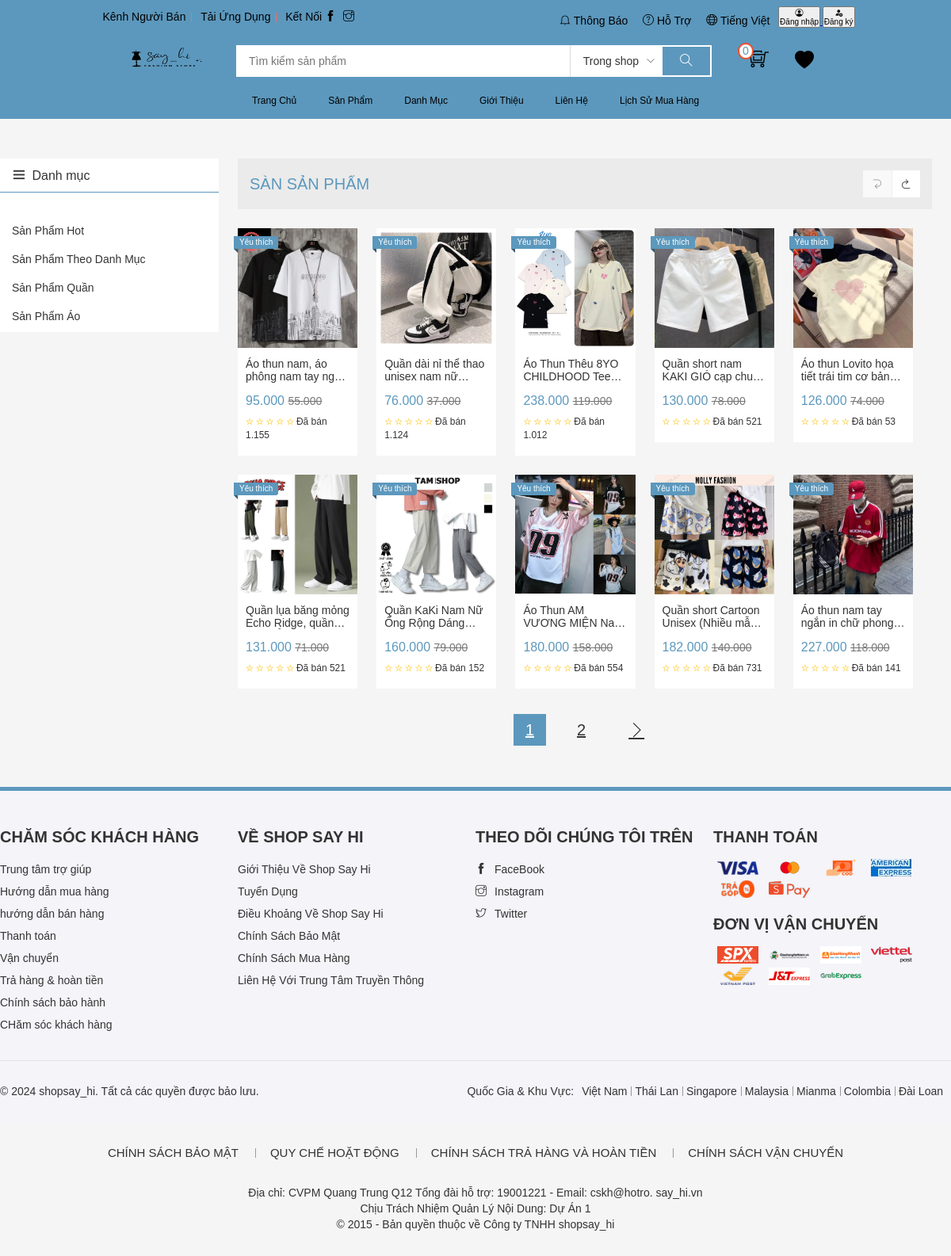
The page /?page=product on the database its author committed.
### tables this page shows
CREATE TABLE `sanpham` (
  `id` int(11) NOT NULL,
  `ten` varchar(500) NOT NULL,
  `image` varchar(255) DEFAULT NULL,
  `gia` int(11) DEFAULT NULL,
  `giakhuyenmai` int(11) DEFAULT NULL,
  `idDM` int(11) NOT NULL,
  `soluong` int(11) DEFAULT 0,
  `mota` longtext DEFAULT NULL,
  `hot` int(11) DEFAULT NULL,
  `TrangThai` tinyint(1) NOT NULL DEFAULT 0,
  `idBrand` int(11) DEFAULT NULL
);

### frontend/controller/productController.php (called while the page is built, shortened)
<?php
class productController {
    private $productModel;
    public function __construct() {
        require_once('./frontend/model/productModel.php');
        $this->productModel = new ProductModel();
    }
    public function renderProduct() {
        $productsPerPage = 10;
        $currentPage = isset($_GET['pageNum']) ? (int)$_GET['pageNum'] : 1;
        $totalProducts = $this->productModel->getTotalProducts();
        $totalPages = ceil($totalProducts / $productsPerPage);
        $currentPage = max(1, min($currentPage, $totalPages));
        $offset = ($currentPage - 1) * $productsPerPage;
        $products = $this->productModel->getProductsByPage($offset, $productsPerPage);
        require_once('./frontend/view/product.php');
    }
}
?>

### frontend/model/database.php (called while the page is built, shortened)
<?php
class Database {
    private $host = "localhost";
    private $username = "root";
    private $password = "";
    private $database = "sayhi_new_10_12";
    private $conn;
    public static $instance;
    public static function getInstance() {
        if (!self::$instance) {
            self::$instance = new Database();
        }
        return self::$instance;
    }
    public function __construct() {
        try {
            $this->conn = new PDO("mysql:host=$this->host;dbname=$this->database;charset=utf8", $this->username, $this->password);
            $this->conn->setAttribute(PDO::ATTR_ERRMODE, PDO::ERRMODE_EXCEPTION);
        } catch (PDOException $e) {
            die("Connection failed: " . $e->getMessage());
        }
    }
    public function prepare($sql) {
        return $this->conn->prepare($sql);
    }
    public function getOne($sql, $params = []) {
        try {
            $stmt = $this->prepare($sql);
            $stmt->execute($params);
            $result = $stmt->fetch(PDO::FETCH_ASSOC);
            return $result;
        } catch (PDOException $e) {
            echo "SQL error: " . $e->getMessage();
            return null;
        }
    }
}
?>

### frontend/model/productModel.php (called while the page is built, shortened)
<?php
require_once('./frontend/model/database.php');
class ProductModel {
    private $db;
    public function __construct() {
        $this->db = Database::getInstance();
    }
    public function getTotalProducts(): mixed {
        $sql = "SELECT COUNT(*) FROM sanpham";
        return $this->db->getOne($sql)['COUNT(*)'];
    }
    public function getProductsByPage($offset, $limit): array {
        $sql = "SELECT * FROM sanpham LIMIT :offset, :limit";
        $stmt = $this->db->prepare($sql);
        $stmt->bindParam(':offset', $offset, PDO::PARAM_INT);
        $stmt->bindParam(':limit', $limit, PDO::PARAM_INT);
        $stmt->execute();
        return $stmt->fetchAll(PDO::FETCH_ASSOC);
    }
}
?>

### frontend/view/product.php (the view, shortened to what this page needs)
<div class="container">
    <div class="grid">
        <div class="grid__row content">
            <div class="grid__colum-10-2">
                <nav class="category">
                    <h3 class="category__heading">
                        <i class="category__heading-icon ti-menu"></i>
                        Danh mục
                    </h3>
                    <ul class="category__list">
                        <li class="category__item">
                            <a href="?page=product&hot=1" class="category__item-link">Sản Phẩm Hot</a>
                        </li>
                        <li class="category__item">
                            <a href="?page=product&category=1" class="category__item-link">Sản Phẩm Theo Danh Mục</a>
                        </li>
                        <li class="category__item">
                            <a href="?page=product&category=2" class="category__item-link">Sản Phẩm Quần</a>
                        </li>
                        <li class="category__item">
                            <a href="?page=product&category=3" class="category__item-link">Sản Phẩm Áo</a>
                        </li>
                    </ul>
                </nav>
            </div>
            <div class="grid__colum-10">
                <div class="home-fillter">
                    <span class="home-fillter__label">Sàn Sản Phẩm</span>
                    <div class="home-fillter__page">
                        <div class="home-fillter__page-control">
                            <a href="?page=product&pageNum=<?php echo $currentPage - 1; ?>" class="home-fillter__page-btn <?php echo $currentPage <= 1 ? 'home-fillter__page-btn--disabel' : ''; ?>">
                                <i class="home-fillter__page-btn-icon ti-back-left"></i>
                            </a>
                            <a href="?page=product&pageNum=<?php echo $currentPage + 1; ?>" class="home-fillter__page-btn <?php echo $currentPage >= $totalPages ? 'home-fillter__page-btn--disabel' : ''; ?>">
                                <i class="home-fillter__page-btn-icon ti-back-right"></i>
                            </a>
                        </div>
                    </div>
                </div>
                <div class="grid__row">
                    <?php if (isset($products)) { foreach ($products as $p) { ?>
                    <div class="grid__colum-2">
                        <a href="?page=detail&id=<?php echo $p['id']; ?>" class="product">
                            <div class="product__img">
                            <img src="../public/assets/img/<?php echo $p['image']; ?>" alt="" class="product__img-avatar">
                                <div class="product__img-favoutite"><span>Yêu thích</span></div>
                            </div>
                            <div class="product__info">
                                <h5 class="product__info-name"><?php echo $p['ten']; ?></h5>
                                <div class="product__info-price">
                                    <?php echo number_format($p['gia'], 0, ',', '.'); ?>
                                    <span class="product__info-sale"><?php echo number_format($p['giakhuyenmai'], 0, ',', '.'); ?></span>
                                </div>
                                <span class="product__info-star">
                                    <i class="product__info-star-icon product__info-star-icon--avaluated ti-star"></i>
                                    <i class="product__info-star-icon product__info-star-icon--avaluated ti-star"></i>
                                    <i class="product__info-star-icon product__info-star-icon--avaluated ti-star"></i>
                                    <i class="product__info-star-icon product__info-star-icon--avaluated ti-star"></i>
                                    <i class="product__info-star-icon product__info-star-icon--avaluated ti-star"></i>
                                    <span class="product__info-sold">Đã bán <?php echo number_format($p['soluong'], 0, ',', '.'); ?></span>
                                </span>
                            </div>
                        </a>
                    </div>
                    <?php }} ?>
                </div>
                <div class="pagination">
                    <?php for ($i = 1; $i <= $totalPages; $i++) { ?>
                        <a href="?page=product&pageNum=<?php echo $i; ?>" class="pagination__num <?php echo $i == $currentPage ? 'pagination__num--active' : ''; ?>">
                            <?php echo $i; ?>
                        </a>
                    <?php } ?>
                    <?php if ($currentPage < $totalPages) { ?>
                        <a href="?page=product&pageNum=<?php echo $currentPage + 1; ?>" class="pagination__num">
                            <i class="ti-angle-right"></i>
                        </a>
                    <?php } ?>
                </div>
            </div>
        </div>
    </div>
</div>

### public/assest/css/base.css (style rules this page uses)
:root { --white-color : #fff; --black-color : #000; --text-color : #333; --primary-color: #5c98bd; --border-color : #dbdbdb; --header-height: 150px; --navbar-height: 34px; --search-height: 85px; --footer-header: 20px; }
* { padding : 0; margin : 0; box-sizing: inherit; }
html { font-size : 62.5%; font-family: "Roboto", sans-serif; box-sizing : border-box; line-height: 1.6rem; }
.grid { width : 1200px; max-width: 100%; margin : 0 auto; }
.grid__row { display : flex; flex-wrap : wrap; margin-left : -12px; margin-right: -12px; }
.grid__colum-10 { padding-left : 12px; padding-right: 12px; width : 85%; flex : 0 0 75%; }
.grid__colum-2 { padding-left : 12px; padding-right: 12px; width : 20%; }
.grid__colum-10-2 { padding-left : 12px; padding-right: 12px; width : 25%; flex : 0 0 25%; }

### public/assest/css/main.css (style rules this page uses)
.container { background-color: #f5f5f5; }
.content { padding: 50px 0; }
.category { background-color: var(--white-color); }
.category__heading { font-size : 1.6rem; font-weight : 400; color : var(--text-color); padding : 12px 16px; border-bottom: 1px solid #5c98bd; }
.category__heading-icon { margin-right: 4px; }
.category__list { padding: 30px 0 2px 0; }
.category__item { list-style: none; position : relative; }
.category__item-link { text-transform : capitalize; position : relative; right : 0; text-decoration: none; font-size : 1.4rem; color : var(--text-color); display : block; padding : 10px 0 10px 15px; transition : right linear 0.2s; }
.category__item::before { content : ''; position : absolute; top : 13px; left : 4px; border : 4px solid; border-color: transparent transparent transparent var(--primary-color); display : none; }
.home-fillter { background-color : rgba(0, 0, 0, 0.04); display : flex; align-items : center; flex-wrap : wrap; padding : 15px; }
.home-fillter__label { font-size : 2rem; color : var(--primary-color); margin-right : 16px; text-transform: uppercase; }
.home-fillter__page { display : flex; align-items: center; margin-left: auto; }
.home-fillter__page-control { display: flex; width : 72px; height : 34px; }
.home-fillter__page-btn { flex : 1; display : flex; background-color: var(--white-color); text-decoration : none; justify-content : center; align-items : center; }
.home-fillter__page-btn:first-child { border-right: 1px solid #eee; }
.home-fillter__page-btn-icon { font-size: 1.4rem; color : var(--text-color); }
.home-fillter__page-btn--disabel { background-color: #f9f9f9; cursor : default; }
.home-fillter__page-btn--disabel .home-fillter__page-btn-icon { color: #999; }
.product { display : block; background-color: var(--white-color); text-decoration : none; margin-top : 24px; }
.product__img { position: relative; }
.product__img-avatar { width: 100%; }
.product__img-favoutite { position : absolute; color : var(--primary-color); background-color : currentColor; top : 10px; left : -5px; padding : 0 7px; border-top-right-radius : 3px; border-bottom-right-radius: 3px; }
.product__img-favoutite>span { color: var(--white-color); }
.product__img-favoutite::before { content : ''; display : block; position : absolute; border-top : 5px solid currentColor; filter : brightness(60%); border-left: 5px solid transparent; top : 100%; left : 0; }
.product__info { padding: 7px 10px 10px 10px; }
.product__info-name { font-size : 1.4rem; color : var(--text-color); font-weight : 400; height : 32px; overflow : hidden; display : block; display : -webkit-box; -webkit-box-orient: vertical; -webkit-line-clamp: 2; }
.product__info-price { color : var(--primary-color); font-size: 1.6rem; margin : 10px 0; }
.product__info-sale { font-size : 1.4rem; color : #777; text-decoration: line-through; padding-top : 5px; display : inline-block; }
.product__info-star { margin-bottom: 7px; display : inline-block; }
.product__info-star-icon--avaluated { color: #FFCE3D; }
.product__info-sold { margin : 0; font-size: 1.2rem; color : var(--text-color); }
.pagination { display : flex; align-items : center; justify-content: center; margin-top : 30px; }
.pagination__num { font-size: 2rem; color : var(--text-color); padding : 12px 15px; margin : 0 12px; cursor : pointer; }
.pagination__num--active { background-color: var(--primary-color); color : var(--white-color) !important; }

### public/assest/css/checkout.css (style rules this page uses)
body { font-family: Arial, sans-serif; background: #f4f4f9; }

### public/assest/css/login.css (style rules this page uses)
.grid__row { display: flex; width: 100%; }

### public/assest/css/detailproduct.css (style rules this page uses)
.product__img-avatar { width: 100%; height: auto; }

### rows shown on the page
sanpham: image (picture), ten "Áo thun nam, áo phông nam tay…", gia "95.000", giakhuyenmai "55.000", soluong "1.155"
sanpham: image (picture), ten "Quần dài nỉ thể thao unisex nam…", gia "76.000", giakhuyenmai "37.000", soluong "1.124"
sanpham: image (picture), ten "Áo Thun Thêu 8YO CHILDHOOD…", gia "238.000", giakhuyenmai "119.000", soluong "1.012"
sanpham: image (picture), ten "Quần short nam KAKI GIÓ cạp…", gia "130.000", giakhuyenmai "78.000", soluong "521"
sanpham: image (picture), ten "Áo thun Lovito họa tiết trái tim cơ…", gia "126.000", giakhuyenmai "74.000", soluong "53"
sanpham: image (picture), ten "Quần lụa băng mỏng Echo Ridge,…", gia "131.000", giakhuyenmai "71.000", soluong "521"
sanpham: image (picture), ten "Quần KaKi Nam Nữ Ống Rộng…", gia "160.000", giakhuyenmai "79.000", soluong "152"
sanpham: image (picture), ten "Áo Thun AM VƯƠNG MIỆN…", gia "180.000", giakhuyenmai "158.000", soluong "554"
sanpham: image (picture), ten "Quần short Cartoon Unisex (Nhiều…", gia "182.000", giakhuyenmai "140.000", soluong "731"
sanpham: image (picture), ten "Áo thun nam tay ngắn in chữ…", gia "227.000", giakhuyenmai "118.000", soluong "141"

### other values the page prints
$total "0"
